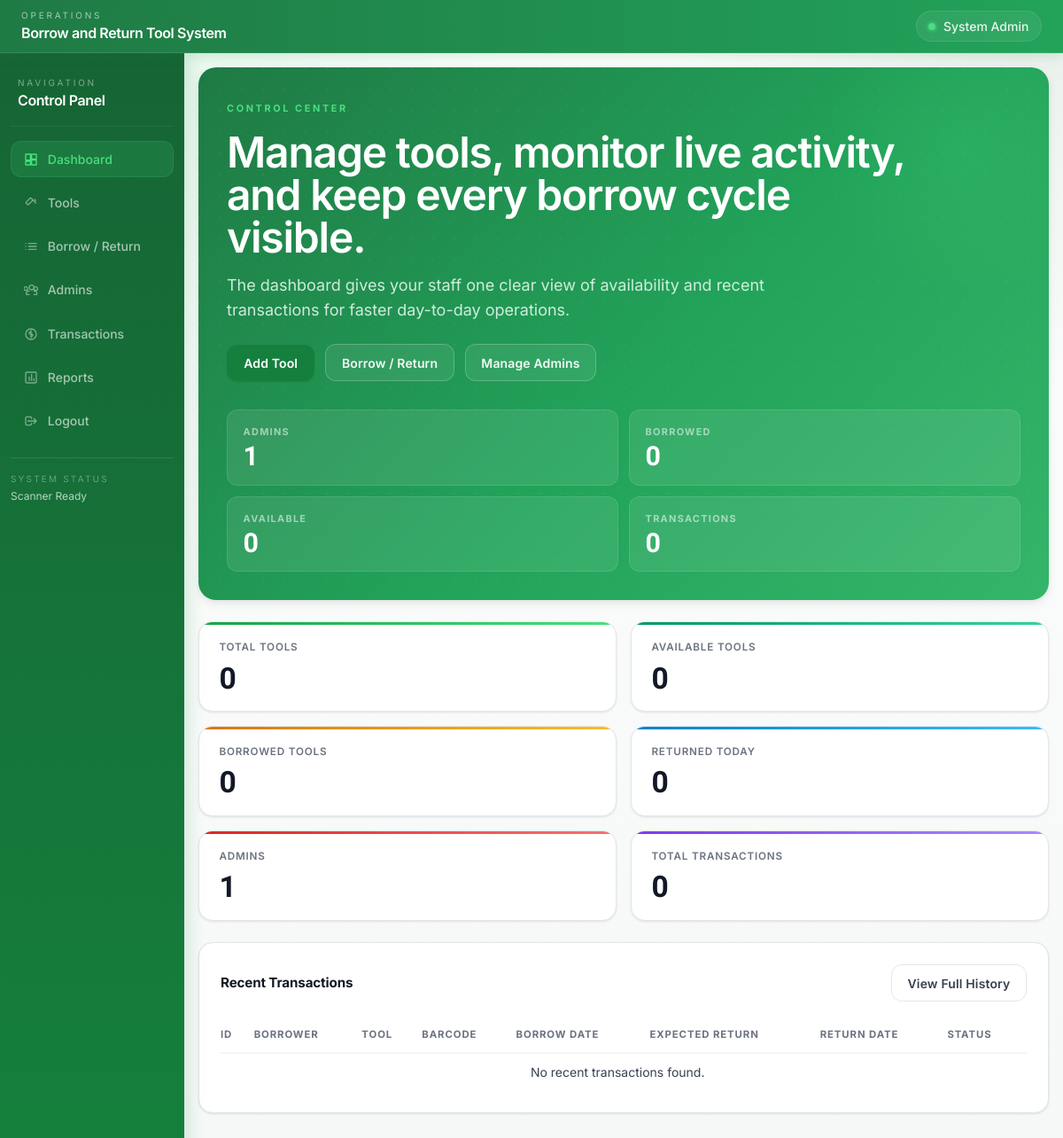
Before: /dashboard (signed in) with the older database file.
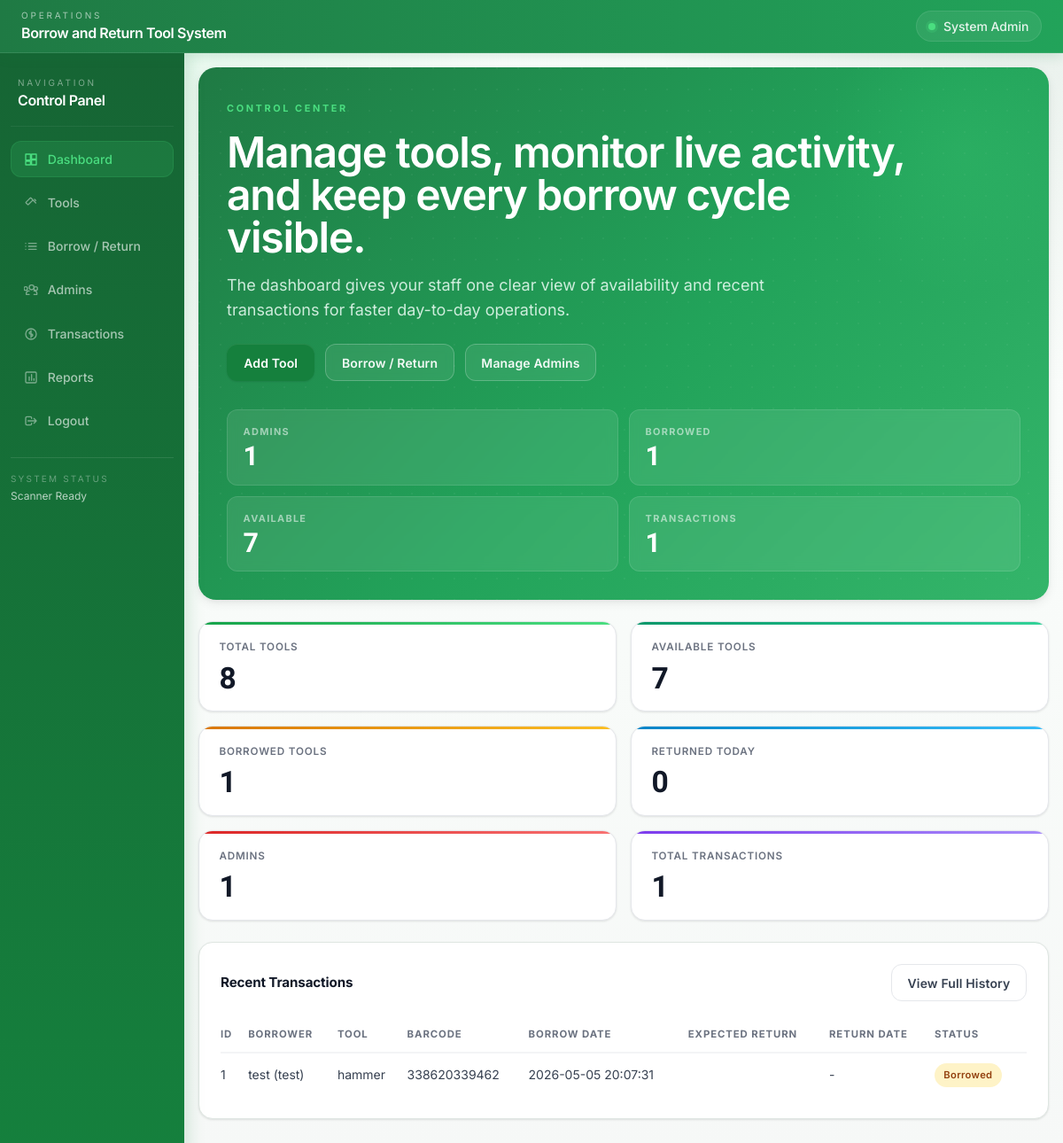
After: the same page with the newer database file.
### tables this page shows
CREATE TABLE transactions (
            id INTEGER PRIMARY KEY AUTOINCREMENT,
            borrower_id INTEGER NOT NULL,
            tool_id INTEGER NOT NULL,
            barcode TEXT NOT NULL,
            borrow_date TEXT NOT NULL,
            expected_return_date TEXT NOT NULL,
            return_date TEXT,
            status TEXT NOT NULL, lent_by_admin_id INTEGER,
            FOREIGN KEY (borrower_id) REFERENCES borrowers(id),
            FOREIGN KEY (tool_id) REFERENCES tools(id)
        );

CREATE TABLE borrowers (
            id INTEGER PRIMARY KEY AUTOINCREMENT,
            borrower_name TEXT NOT NULL,
            borrower_id TEXT NOT NULL UNIQUE,
            course_department TEXT NOT NULL,
            contact_number TEXT NOT NULL
        );

CREATE TABLE tools (
            id INTEGER PRIMARY KEY AUTOINCREMENT,
            tool_name TEXT NOT NULL,
            tool_code TEXT NOT NULL UNIQUE,
            category TEXT NOT NULL,
            description TEXT,
            quantity INTEGER NOT NULL DEFAULT 0,
            available_quantity INTEGER NOT NULL DEFAULT 0,
            barcode TEXT NOT NULL UNIQUE,
            barcode_image TEXT,
            status TEXT NOT NULL DEFAULT 'Available',
            date_added TEXT NOT NULL
        , tool_image TEXT);

### app.py (the view)
@app.route("/dashboard")
@login_required
def dashboard():
    db = get_db()
    total_tools = db.execute("SELECT COUNT(*) AS total FROM tools").fetchone()["total"]
    available_tools = db.execute(
        "SELECT COUNT(*) AS total FROM tools WHERE available_quantity > 0"
    ).fetchone()["total"]
    borrowed_tools = db.execute(
        "SELECT COUNT(*) AS total FROM transactions WHERE status = 'borrowed'"
    ).fetchone()["total"]
    returned_today = db.execute(
        "SELECT COUNT(*) AS total FROM transactions WHERE DATE(return_date) = ?",
        (date.today().isoformat(),),
    ).fetchone()["total"]
    total_transactions = db.execute("SELECT COUNT(*) AS total FROM transactions").fetchone()["total"]
    total_admins = db.execute("SELECT COUNT(*) AS total FROM admins").fetchone()["total"]
    recent_transactions = db.execute(
        """
        SELECT t.id,
               b.borrower_name,
               b.borrower_id,
               tl.tool_name,
               t.barcode,
               t.borrow_date,
               t.expected_return_date,
               t.return_date,
               t.status
        FROM transactions t
        JOIN borrowers b ON b.id = t.borrower_id
        JOIN tools tl ON tl.id = t.tool_id
        ORDER BY t.id DESC
        LIMIT 10
        """
    ).fetchall()
    return render_template(
        "dashboard.html",
        total_tools=total_tools,
        available_tools=available_tools,
        borrowed_tools=borrowed_tools,
        returned_today=returned_today,
        total_transactions=total_transactions,
        total_admins=total_admins,
        recent_transactions=recent_transactions,
    )

### app.py (called while the page is built)
def get_db():
    if "db" not in g:
        g.db = sqlite3.connect(DATABASE_PATH)
        g.db.row_factory = sqlite3.Row
        ensure_schema(g.db)
    return g.db

def login_required(view_func):
    @wraps(view_func)
    def wrapped_view(*args, **kwargs):
        if session.get("admin_id") is None:
            flash("Please log in to continue.", "warning")
            return redirect(url_for("login"))
        return view_func(*args, **kwargs)
    return wrapped_view

@app.template_filter("status_label")
def status_label(status_value):
    status_map = {
        "borrowed": "Borrowed",
        "returned": "Returned",
        "returned_overdue": "Returned (Overdue)",
    }
    return status_map.get(status_value, str(status_value).title())

@app.template_filter("status_badge")
def status_badge(status_value):
    if status_value == "borrowed":
        return "bg-amber-100 text-amber-800"
    if status_value == "returned_overdue":
        return "bg-red-100 text-red-800"
    if status_value == "returned":
        return "bg-emerald-100 text-emerald-800"
    return "bg-slate-100 text-slate-800"

### templates/dashboard.html (shortened to what the changed rows need)
{% extends 'base.html' %}
{% block content %}
<div class="space-y-6">
    <section class="hero-panel p-6 md:p-8 overflow-hidden">
        <div class="grid grid-cols-1 xl:grid-cols-[1.2fr_0.8fr] gap-8 items-end relative z-10">
            <div class="space-y-4 max-w-3xl">
                <h2 class="text-3xl md:text-5xl font-semibold tracking-tight text-white leading-tight">Manage tools, monitor live activity, and keep every borrow cycle visible.</h2>
            </div>
            <div class="grid grid-cols-2 gap-3">
                <div class="mini-stat-card">
                    <span class="mini-stat-label">Borrowed</span>
                    <span class="mini-stat-value">{{ borrowed_tools }}</span>
                </div>
                <div class="mini-stat-card">
                    <span class="mini-stat-label">Available</span>
                    <span class="mini-stat-value">{{ available_tools }}</span>
                </div>
                <div class="mini-stat-card">
                    <span class="mini-stat-label">Transactions</span>
                    <span class="mini-stat-value">{{ total_transactions }}</span>
                </div>
            </div>
        </div>
    </section>
    <section class="grid grid-cols-1 sm:grid-cols-2 xl:grid-cols-3 gap-4">
        <div class="stat-card stat-maroon">
            <p class="stat-label">Total Tools</p>
            <p class="stat-value">{{ total_tools }}</p>
        </div>
        <div class="stat-card stat-emerald">
            <p class="stat-label">Available Tools</p>
            <p class="stat-value">{{ available_tools }}</p>
        </div>
        <div class="stat-card stat-amber">
            <p class="stat-label">Borrowed Tools</p>
            <p class="stat-value">{{ borrowed_tools }}</p>
        </div>
        <div class="stat-card stat-plum">
            <p class="stat-label">Total Transactions</p>
            <p class="stat-value">{{ total_transactions }}</p>
        </div>
    </section>
    <section class="surface-panel p-4 md:p-6">
        <div class="table-wrap">
            <table class="min-w-full text-sm data-table">
                <thead>
                    <tr class="text-left border-b">
                        <th class="py-2 pr-3">ID</th>
                        <th class="py-2 pr-3">Borrower</th>
                        <th class="py-2 pr-3">Tool</th>
                        <th class="py-2 pr-3">Barcode</th>
                        <th class="py-2 pr-3">Borrow Date</th>
                        <th class="py-2 pr-3">Expected Return</th>
                        <th class="py-2 pr-3">Return Date</th>
                        <th class="py-2 pr-3">Status</th>
                    </tr>
                </thead>
                <tbody>
                    {% for tx in recent_transactions %}
                    <tr class="border-b last:border-0">
                        <td class="py-2 pr-3">{{ tx.id }}</td>
                        <td class="py-2 pr-3">{{ tx.borrower_name }} ({{ tx.borrower_id }})</td>
                        <td class="py-2 pr-3">{{ tx.tool_name }}</td>
                        <td class="py-2 pr-3">{{ tx.barcode }}</td>
                        <td class="py-2 pr-3">{{ tx.borrow_date }}</td>
                        <td class="py-2 pr-3">{{ tx.expected_return_date }}</td>
                        <td class="py-2 pr-3">{{ tx.return_date or '-' }}</td>
                        <td class="py-2 pr-3">
                            <span class="badge {{ tx.status | status_badge }}">{{ tx.status | status_label }}</span>
                        </td>
                    </tr>
                    {% else %}
                    <tr>
                        <td colspan="8" class="py-4 text-center text-slate-500">No recent transactions found.</td>
                    </tr>
                    {% endfor %}
                </tbody>
            </table>
        </div>
    </section>
</div>
{% endblock %}

Changed rows visible on the page:
added transactions: id "1", borrower_name "test", borrower_id "test", tool_name "hammer", barcode "338620339462", borrow_date "2026-05-05 20:07:31", return_date "-", status|status_label "Borrowed"
Other visible differences:
{{ borrowed_tools }}: "0" → "1"
{{ available_tools }}: "0" → "7"
{{ total_transactions }}: "0" → "1"
{{ total_tools }}: "0" → "8"
text no longer shown: "No recent transactions found."
